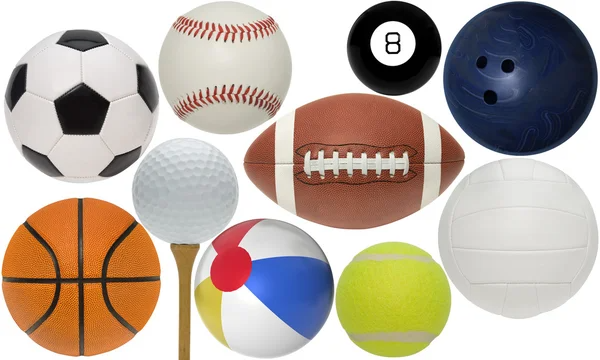
#> input picture balls images - Google Search.png, 600 x 360 px
$ python detection.py
#> lines starting #> are read from the running program, lines starting #| are printed output that depends on the picture


import numpy as np
import cv2 as cv
img = cv.imread('balls images - Google Search.png')
#> img is the input picture: shape (360, 600, 3); mean B, G, R 160.4, 172.6, 185.8
output = img.copy()
gray = cv.cvtColor(img, cv.COLOR_BGR2GRAY)
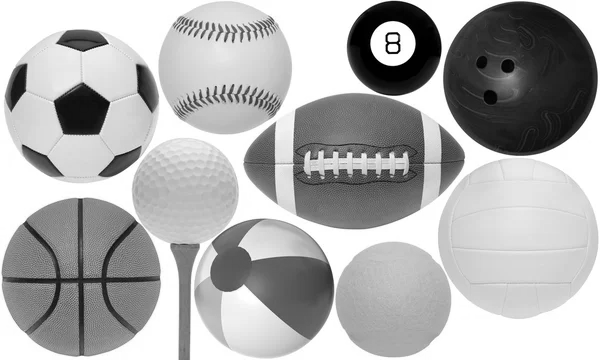
#> gray: shape (360, 600); min 0, max 255, mean 175.1
gray = cv.medianBlur(gray, 5)
circles = cv.HoughCircles(gray, cv.HOUGH_GRADIENT, 1, 20,
                          param1=50, param2=30, minRadius=0, maxRadius=0)
#> circles = 178 rows, first 8: [520.5, 78.5, 76.8], [224.5, 67.5, 66.7], [518.5, 237.5, 80], [79.5, 276.5, 79.8], [393.5, 47.5, 47.7], [264.5, 288.5, 69.9], [393.5, 298.5, 57.5], [352.5, 102.5, 126.2]


 #   YET NOT DONE


cv.imshow('output', output)
cv.waitKey(0)
cv.destroyAllWindows()
